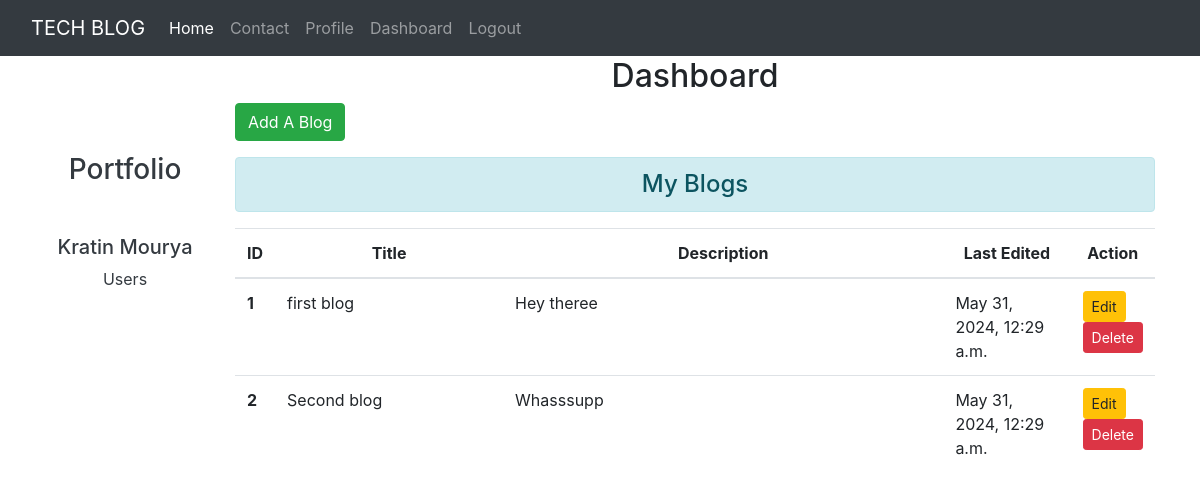
The page /dashboard/ (signed in) on the database its author committed.
### blog/models.py (models this page shows)
class Blog(models.Model):
    author=models.ForeignKey(User, on_delete=models.CASCADE)
    title = models.CharField(max_length=200)
    cont = models.TextField()
    updated_at = models.DateTimeField(auto_now=True)

### blog/views.py (the view)
# urls.py: path('dashboard/',views.dashboard, name="dashboard"),
def dashboard(request):
    if request.user.is_authenticated:
        blogs = Blog.objects.filter(author=request.user)
        user = request.user
        full_name = user.get_full_name()
        gps = user.groups.all()
        if blogs.exists():
            return render(request, 'blog/dashboard.html', {'blogs': blogs, 'full_name': full_name, 'groups': gps})
        else:
            return render(request, 'blog/dashboard.html', {'message': 'No blogs found yet!', 'full_name': full_name, 'groups': gps})
    return HttpResponseRedirect('login')  # Redirect to login page if not authenticated

### blog/templates/blog/dashboard.html (shortened to what this page needs)
{% extends 'blog/base.html' %}
{% load static %}
{% block side %}
<div class="col-sm-2 text-dark my-5 text-center">
    <h3 class="my-5">Portfolio</h3>
    <h5>{{ full_name }}</h5>
    {% for group in groups %}
        <p>{{ group.name }}</p>
    {% endfor %}
</div>
{% endblock side %}
{% block content %}
    <div class="col-sm-10">
        <h2 class="text-center">Dashboard</h2>
        <a class="btn btn-success" href="{% url 'addblog' %}">Add A Blog</a>
        <h4 class="text-center alert alert-info mt-3">My Blogs</h4>
        {% if blogs %}
            <table class="table table-hover bg-white">
                <thead>
                    <tr class="text-center">
                      <th scope="col" style="width:2%">ID</th>
                      <th scope="col" style="width:28%">Title</th>
                      <th scope="col" style="width:55%">Description</th>
                      <th scope="col" style="width:15%">Last Edited</th>
                      <th scope="col" style="width:15%">Action</th>
                    </tr>
                  </thead>
                <tbody>
                    {% for blg in blogs %}
                        <tr>
                            <th scope = "row">{{ blg.id }}</th>
                            <td>{{ blg.title }}</td>
                            <td>{{ blg.cont }}</td>
                            <td>{{ blg.updated_at }}</td>
                            <td><a href="{% url 'updateblog' blg.id %}" class="btn btn-warning btn-sm">Edit</a>
                                {% if perms.blog.delete_blog %}
                                <form action='{% url "deleteblog" blg.id %}' method="post" class="d-inline"> {% csrf_token %}
                                <input type="submit" class="btn btn-danger btn-sm" value="Delete">
                               </form>
                               {% endif %}
                            </td>
                        </tr>
                    {% endfor %}
                </tbody>
            </table>
        {% else %}
        <h4 class="text-center alert alert-warning">NO Records!</h4>
        {% endif %}
{% endblock content %}

### rows shown on the page
Blog: id "1", title "first blog", cont "Hey theree", updated_at "May 31, 2024, 12:29 a.m."
Blog: id "2", title "Second blog", cont "Whasssupp", updated_at "May 31, 2024, 12:29 a.m."

### other values the page prints
{{ full_name }} "Kratin Mourya"
{{ group.name }} "Users"
